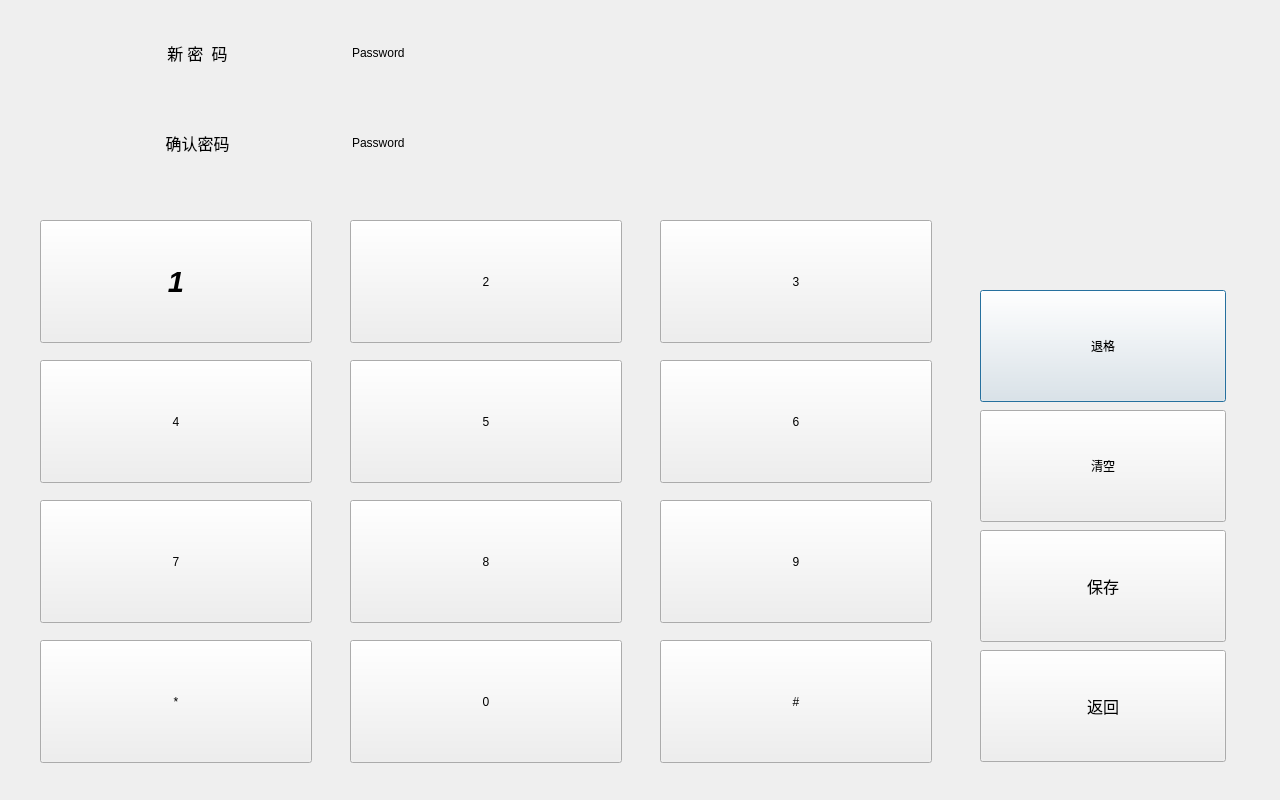
<?xml version="1.0" encoding="UTF-8"?>
<ui version="4.0">
 <class>PasswordSetDialog</class>
 <widget class="QDialog" name="PasswordSetDialog">
  <property name="geometry">
   <rect>
    <x>0</x>
    <y>0</y>
    <width>1280</width>
    <height>800</height>
   </rect>
  </property>
  <property name="windowTitle">
   <string>Dialog</string>
  </property>
  <widget class="CommonPushButton" name="pushButtonPwdSetBack">
   <property name="geometry">
    <rect>
     <x>980</x>
     <y>290</y>
     <width>246</width>
     <height>112</height>
    </rect>
   </property>
   <property name="text">
    <string>退格</string>
   </property>
  </widget>
  <widget class="CommonPushButton" name="pushButtonPwdSetNum3">
   <property name="geometry">
    <rect>
     <x>660</x>
     <y>220</y>
     <width>272</width>
     <height>123</height>
    </rect>
   </property>
   <property name="text">
    <string>3</string>
   </property>
  </widget>
  <widget class="CommonPushButton" name="pushButtonPwdSetNum9">
   <property name="geometry">
    <rect>
     <x>660</x>
     <y>500</y>
     <width>272</width>
     <height>123</height>
    </rect>
   </property>
   <property name="text">
    <string>9</string>
   </property>
  </widget>
  <widget class="CommonPushButton" name="pushButtonPwdSetNum6">
   <property name="geometry">
    <rect>
     <x>660</x>
     <y>360</y>
     <width>272</width>
     <height>123</height>
    </rect>
   </property>
   <property name="text">
    <string>6</string>
   </property>
  </widget>
  <widget class="CommonPushButton" name="pushButtonPwdSetNum8">
   <property name="geometry">
    <rect>
     <x>350</x>
     <y>500</y>
     <width>272</width>
     <height>123</height>
    </rect>
   </property>
   <property name="text">
    <string>8</string>
   </property>
  </widget>
  <widget class="CommonPushButton" name="pushButtonPwdSetNum5">
   <property name="geometry">
    <rect>
     <x>350</x>
     <y>360</y>
     <width>272</width>
     <height>123</height>
    </rect>
   </property>
   <property name="text">
    <string>5</string>
   </property>
  </widget>
  <widget class="CommonPushButton" name="pushButtonPwdSetNum2">
   <property name="geometry">
    <rect>
     <x>350</x>
     <y>220</y>
     <width>272</width>
     <height>123</height>
    </rect>
   </property>
   <property name="text">
    <string>2</string>
   </property>
  </widget>
  <widget class="CommonPushButton" name="pushButtonPwdSetNum7">
   <property name="geometry">
    <rect>
     <x>40</x>
     <y>500</y>
     <width>272</width>
     <height>123</height>
    </rect>
   </property>
   <property name="text">
    <string>7</string>
   </property>
  </widget>
  <widget class="CommonPushButton" name="pushButtonPwdSetNum1">
   <property name="geometry">
    <rect>
     <x>40</x>
     <y>220</y>
     <width>272</width>
     <height>123</height>
    </rect>
   </property>
   <property name="font">
    <font>
     <pointsize>22</pointsize>
     <weight>75</weight>
     <italic>true</italic>
     <bold>true</bold>
    </font>
   </property>
   <property name="text">
    <string>1</string>
   </property>
  </widget>
  <widget class="CommonPushButton" name="pushButtonPwdSetNum4">
   <property name="geometry">
    <rect>
     <x>40</x>
     <y>360</y>
     <width>272</width>
     <height>123</height>
    </rect>
   </property>
   <property name="text">
    <string>4</string>
   </property>
  </widget>
  <widget class="CommonPushButton" name="pushButtonPwdSetClear">
   <property name="geometry">
    <rect>
     <x>980</x>
     <y>410</y>
     <width>246</width>
     <height>112</height>
    </rect>
   </property>
   <property name="text">
    <string>清空</string>
   </property>
  </widget>
  <widget class="CommonPushButton" name="pushButtonPwdSetNum0">
   <property name="geometry">
    <rect>
     <x>350</x>
     <y>640</y>
     <width>272</width>
     <height>123</height>
    </rect>
   </property>
   <property name="text">
    <string>0</string>
   </property>
  </widget>
  <widget class="QFrame" name="framePasswordSetting">
   <property name="geometry">
    <rect>
     <x>70</x>
     <y>10</y>
     <width>865</width>
     <height>172</height>
    </rect>
   </property>
   <property name="frameShape">
    <enum>QFrame::NoFrame</enum>
   </property>
   <property name="frameShadow">
    <enum>QFrame::Raised</enum>
   </property>
  </widget>
  <widget class="CommonPushButton" name="pushButtonPwdSetReturn">
   <property name="geometry">
    <rect>
     <x>980</x>
     <y>650</y>
     <width>246</width>
     <height>112</height>
    </rect>
   </property>
   <property name="font">
    <font>
     <family>AlArabiya</family>
     <pointsize>12</pointsize>
    </font>
   </property>
   <property name="text">
    <string>返回</string>
   </property>
  </widget>
  <widget class="CommonPushButton" name="pushButtonPwdSetSave">
   <property name="geometry">
    <rect>
     <x>980</x>
     <y>530</y>
     <width>246</width>
     <height>112</height>
    </rect>
   </property>
   <property name="font">
    <font>
     <family>AlArabiya</family>
     <pointsize>12</pointsize>
    </font>
   </property>
   <property name="text">
    <string>保存</string>
   </property>
  </widget>
  <widget class="QLabel" name="label_3">
   <property name="geometry">
    <rect>
     <x>72</x>
     <y>100</y>
     <width>251</width>
     <height>86</height>
    </rect>
   </property>
   <property name="font">
    <font>
     <family>AlArabiya</family>
     <pointsize>12</pointsize>
    </font>
   </property>
   <property name="styleSheet">
    <string notr="true"/>
   </property>
   <property name="text">
    <string>确认密码</string>
   </property>
   <property name="alignment">
    <set>Qt::AlignCenter</set>
   </property>
  </widget>
  <widget class="FMyLineEdit" name="lineEditCheckPassword">
   <property name="geometry">
    <rect>
     <x>350</x>
     <y>100</y>
     <width>631</width>
     <height>86</height>
    </rect>
   </property>
   <property name="font">
    <font>
     <weight>50</weight>
     <italic>false</italic>
     <bold>false</bold>
    </font>
   </property>
   <property name="focusPolicy">
    <enum>Qt::ClickFocus</enum>
   </property>
   <property name="autoFillBackground">
    <bool>false</bool>
   </property>
   <property name="styleSheet">
    <string notr="true">border: 0px;
background-color: transparent;</string>
   </property>
   <property name="text">
    <string>Password</string>
   </property>
   <property name="maxLength">
    <number>16</number>
   </property>
   <property name="alignment">
    <set>Qt::AlignLeading|Qt::AlignLeft|Qt::AlignVCenter</set>
   </property>
  </widget>
  <widget class="FMyLineEdit" name="lineEditPassword">
   <property name="geometry">
    <rect>
     <x>350</x>
     <y>10</y>
     <width>631</width>
     <height>86</height>
    </rect>
   </property>
   <property name="font">
    <font>
     <weight>50</weight>
     <italic>false</italic>
     <bold>false</bold>
    </font>
   </property>
   <property name="focusPolicy">
    <enum>Qt::ClickFocus</enum>
   </property>
   <property name="autoFillBackground">
    <bool>false</bool>
   </property>
   <property name="styleSheet">
    <string notr="true">border: 0px;
background-color: transparent;</string>
   </property>
   <property name="text">
    <string>Password</string>
   </property>
   <property name="maxLength">
    <number>16</number>
   </property>
   <property name="alignment">
    <set>Qt::AlignLeading|Qt::AlignLeft|Qt::AlignVCenter</set>
   </property>
  </widget>
  <widget class="QLabel" name="label">
   <property name="geometry">
    <rect>
     <x>72</x>
     <y>10</y>
     <width>251</width>
     <height>86</height>
    </rect>
   </property>
   <property name="font">
    <font>
     <family>AlArabiya</family>
     <pointsize>12</pointsize>
    </font>
   </property>
   <property name="styleSheet">
    <string notr="true"/>
   </property>
   <property name="text">
    <string>新 密  码</string>
   </property>
   <property name="alignment">
    <set>Qt::AlignCenter</set>
   </property>
  </widget>
  <widget class="CommonPushButton" name="pushButtonPwdSetDot">
   <property name="geometry">
    <rect>
     <x>40</x>
     <y>640</y>
     <width>272</width>
     <height>123</height>
    </rect>
   </property>
   <property name="text">
    <string>*</string>
   </property>
  </widget>
  <widget class="CommonPushButton" name="pushButtonPwdSetShop">
   <property name="geometry">
    <rect>
     <x>660</x>
     <y>640</y>
     <width>272</width>
     <height>123</height>
    </rect>
   </property>
   <property name="text">
    <string>#</string>
   </property>
  </widget>
  <zorder>framePasswordSetting</zorder>
  <zorder>pushButtonPwdSetBack</zorder>
  <zorder>pushButtonPwdSetNum3</zorder>
  <zorder>pushButtonPwdSetNum9</zorder>
  <zorder>pushButtonPwdSetNum6</zorder>
  <zorder>pushButtonPwdSetNum8</zorder>
  <zorder>pushButtonPwdSetNum5</zorder>
  <zorder>pushButtonPwdSetNum2</zorder>
  <zorder>pushButtonPwdSetNum7</zorder>
  <zorder>pushButtonPwdSetNum1</zorder>
  <zorder>pushButtonPwdSetNum4</zorder>
  <zorder>pushButtonPwdSetClear</zorder>
  <zorder>pushButtonPwdSetNum0</zorder>
  <zorder>pushButtonPwdSetReturn</zorder>
  <zorder>pushButtonPwdSetSave</zorder>
  <zorder>label_3</zorder>
  <zorder>lineEditCheckPassword</zorder>
  <zorder>lineEditPassword</zorder>
  <zorder>label</zorder>
  <zorder>pushButtonPwdSetDot</zorder>
  <zorder>pushButtonPwdSetShop</zorder>
 </widget>
 <customwidgets>
  <customwidget>
   <class>CommonPushButton</class>
   <extends>QPushButton</extends>
   <header>commonpushbutton.h</header>
  </customwidget>
  <customwidget>
   <class>FMyLineEdit</class>
   <extends>QLineEdit</extends>
   <header>fmylineedit.h</header>
  </customwidget>
 </customwidgets>
 <tabstops>
  <tabstop>lineEditPassword</tabstop>
  <tabstop>lineEditCheckPassword</tabstop>
  <tabstop>pushButtonPwdSetNum1</tabstop>
  <tabstop>pushButtonPwdSetNum2</tabstop>
  <tabstop>pushButtonPwdSetNum3</tabstop>
  <tabstop>pushButtonPwdSetNum4</tabstop>
  <tabstop>pushButtonPwdSetNum5</tabstop>
  <tabstop>pushButtonPwdSetBack</tabstop>
  <tabstop>pushButtonPwdSetNum6</tabstop>
  <tabstop>pushButtonPwdSetNum7</tabstop>
  <tabstop>pushButtonPwdSetNum8</tabstop>
  <tabstop>pushButtonPwdSetNum9</tabstop>
  <tabstop>pushButtonPwdSetNum0</tabstop>
  <tabstop>pushButtonPwdSetClear</tabstop>
  <tabstop>pushButtonPwdSetSave</tabstop>
 </tabstops>
 <resources/>
 <connections/>
</ui>
